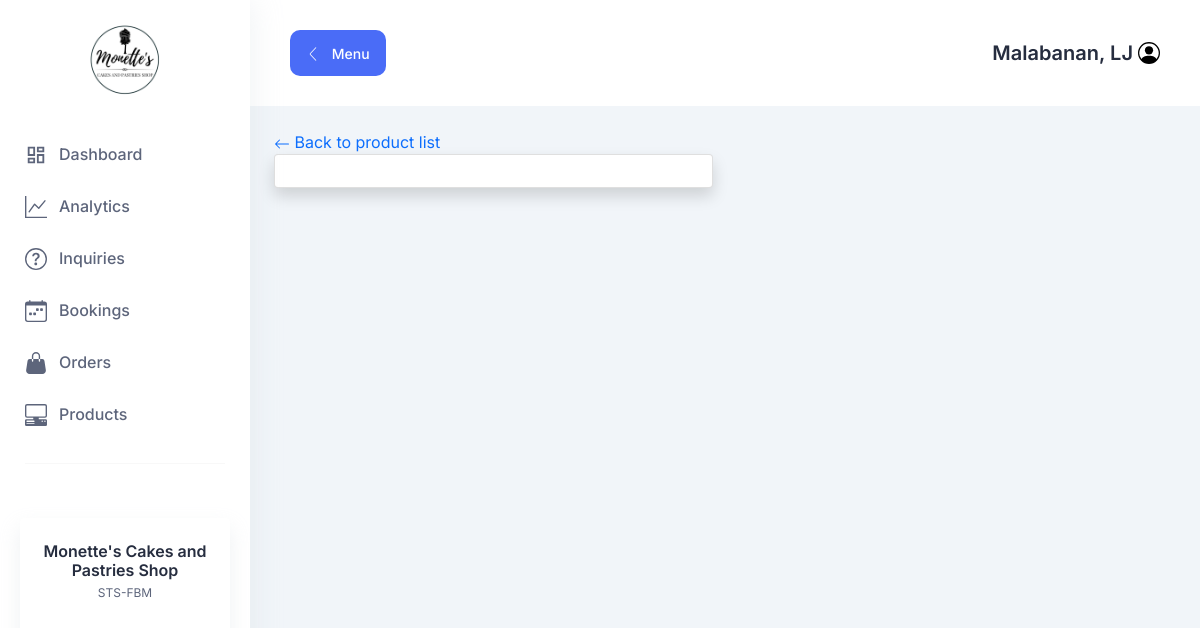
The page /products-view/6 (signed in) on the database as committed earlier.
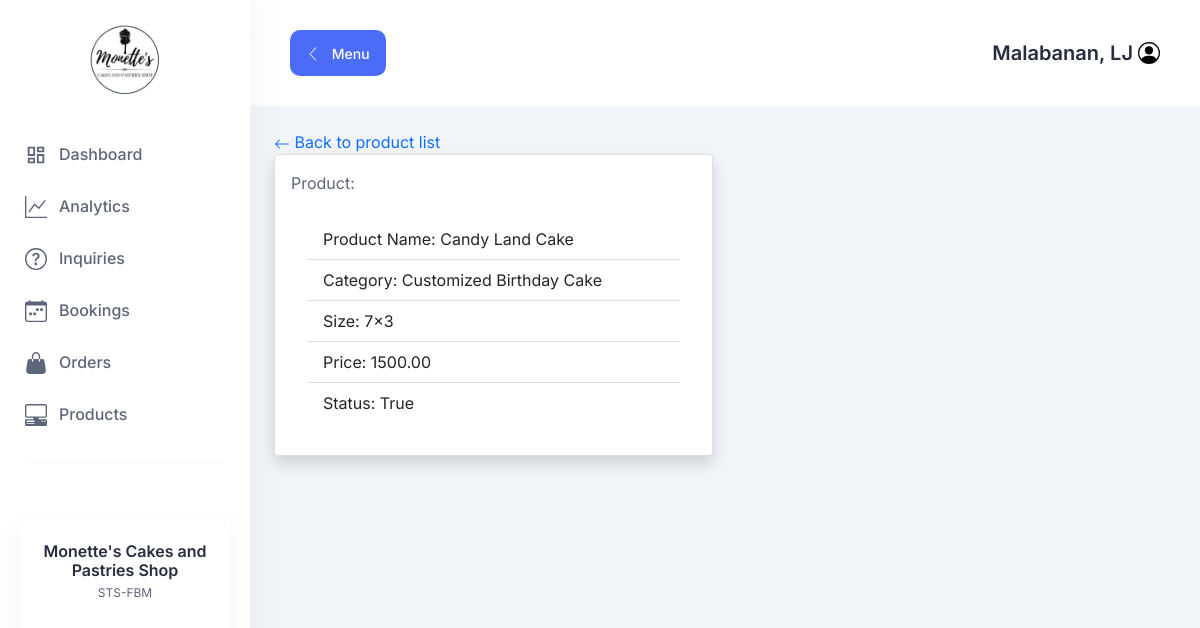
The same page on the database as committed later.
### products/models.py (models this page shows, shortened)
class Products(models.Model):
    status = (
        ("Available" , "Available"),
        ("Not Available" , "Not Available"),
    )
    product_name = models.CharField(max_length=255)
    category = models.ForeignKey(Category, on_delete=models.CASCADE)
    price = models.DecimalField(max_digits=10, decimal_places=2)
    size = models.CharField(max_length=255, default=0)
    status = models.BooleanField(default=True)
    class Meta:
        verbose_name = "Products"

class Category(models.Model):
    category = models.CharField(max_length=255)
    status = models.BooleanField(default=True)
    class Meta:
        verbose_name = "Category"
    def __str__(self):
        return self.category

### products/views.py (the view)
# urls.py: path("products-view/<int:pk>", products_view, name="products-view"),
@login_required
def products_view(request, pk):
     template_name = "products/products_view.html"
     products = Products.objects.filter(id=pk)
     context = {
         "products" : products
     }
     return render (request, template_name, context)

### products/templates/products/products_view.html
{% extends 'base.html' %} {% block body %}
<div class="container p-4">
  <a href="{% url 'products-list' %}" class="text-decoration-none">
    <svg xmlns="http://www.w3.org/2000/svg" width="16" height="16" fill="currentColor" class="bi bi-arrow-left" viewBox="0 0 16 16">
      <path fill-rule="evenodd" d="M15 8a.5.5 0 0 0-.5-.5H2.707l3.147-3.146a.5.5 0 1 0-.708-.708l-4 4a.5.5 0 0 0 0 .708l4 4a.5.5 0 0 0 .708-.708L2.707 8.5H14.5A.5.5 0 0 0 15 8z"/>
    </svg>
    Back to product list
  </a>
  <div class="row">
    <div class="col-sm col-md-6 col-lg-6">
      <div class="card shadow rounded p-3">
        {% for detail in products %}
        <div class="card-title">
            Product: {{detail.products}}
        </div>
        <div class="card-body">
          <ul class="list-group list-group-flush">
            <li class="list-group-item">Product Name: {{detail.product_name}}</li>
            <li class="list-group-item">Category:  {{detail.category}}</li>
            <li class="list-group-item">Size:  {{detail.size}}</li>
            <li class="list-group-item">Price: {{detail.price}}</li>
            <li class="list-group-item">Status: {{detail.status}}</li>
          </ul>
        </div>
        {% endfor %}
      </div>
    </div>
    <div class="col-sm col-md-6 col-lg-6"></div>
  </div>
</div>
{% endblock %}

Rows that differ between the two databases and show on the page:
added Products: product_name "Candy Land Cake", category "Customized Birthday Cake", size "7x3", price "1500.00", status "True"
